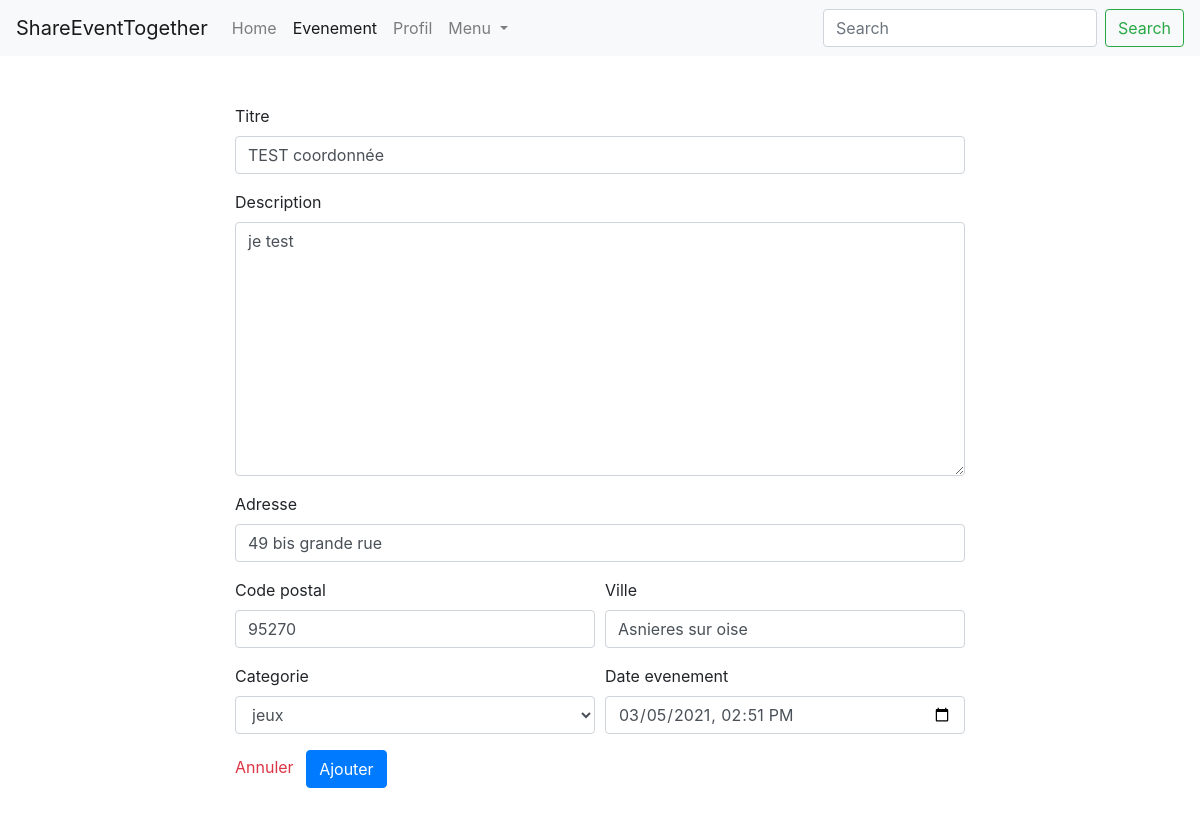
The app's page /profil/evenements/19/modifier (signed in) with its own data.
### events/models.py (models this page shows, shortened)
class Event(models.Model):
    PARTY_CATEGORY = 'soiree'
    GAME_CATEGORY = 'jeux'
    TOURISM_CATEGORY = 'tourisme'
    AREA_CATEGORY = 'plein air'
    CATEGORY_CHOICES = (
        (PARTY_CATEGORY, 'soiree'),
        (GAME_CATEGORY, 'jeux'),
        (TOURISM_CATEGORY, 'tourisme'),
        (AREA_CATEGORY, 'plein air')
    )
    person = models.ForeignKey('persons.Person', on_delete=models.CASCADE)
    title = models.CharField('titre', max_length=150)
    description = models.TextField('description')
    address = models.CharField('adresse', max_length=100)
    zip_code = models.IntegerField('code postal')
    city = models.CharField('ville', max_length=50)
    category = models.CharField('categorie', choices=CATEGORY_CHOICES, max_length=20)
    created_at = models.DateTimeField('crée à', auto_now=True)
    event_date = models.DateTimeField('date evenement', auto_now=False)
    coordonate_x = models.CharField('coordonnée X',max_length=10 ,null=True, blank=True)
    coordonate_y = models.CharField('coordonnée Y',max_length=10 , null=True, blank=True)

### events/views/events.py (the view, shortened to what this page needs)
# urls.py: path('profil/evenements/<int:event_id>/modifier', EditEventView.as_view(), name='edit-event'),
class EditEventView(PersonView):
    def get(self, request, event_id):
        user = request.user
        person = get_person_by_user(user)
        event = get_event_by_id(event_id)
        print(event.event_date)
        form = EventForm(instance=event)
        context = {
            'person': person,
            'form': form,
            'navigation_items': navigation.navigation_items(navigation.NAV_EVENEMENT),
        }
        return render(request, 'persons/events/my_events_form.html', context)

### events/forms.py
class EventForm(forms.ModelForm):
    class Meta:
        model = Event
        exclude = ['person', 'created_at']
        widgets = {
            'event_date': forms.DateTimeInput(attrs={'type': 'datetime-local'})
        }

### events/models_helpers.py (called while the page is built)
def get_person_by_user(user):
    return Person.objects.get(user=user)

def get_event_by_id(event_id):
    return Event.objects.get(pk=event_id)

### events/navigation.py (called while the page is built)
def navigation_items(selected_item=None):
    items = []
    for name, shortcut in NAV_ITEMS:
        items.append({
            'name': name,
            'url': reverse(shortcut),
            'active': True if selected_item == name else False,
        })
    return items

### events/templates/persons/events/my_events_form.html (shortened to what this page needs)
{% extends 'persons/base_navbar.html' %}
{% load bootstrap4 %}
{% block content %}
    <div class="row my-5">
        <div class="col-8 m-auto">
            <form id="picker" method="post" >
                {% bootstrap_field form.title required_css_class='required' %}
                {% bootstrap_field form.description required_css_class='required' %}
                {% bootstrap_field form.address required_css_class='required' %}
                <div class="form-row">
                    <div class="col-md-6">
                        {% bootstrap_field form.zip_code required_css_class='required' %}
                    </div>
                    <div class="col-md-6">
                        {% bootstrap_field form.city required_css_class='required' %}
                    </div>
                </div>
                <div class="form-row">
                    <div class="col-md-6">
                        {% bootstrap_field form.category required_css_class='required' %}
                    </div>
                    <div class="col-md-6">
                        {% bootstrap_field form.event_date required_css_class='required' %}
                    </div>
                </div>
                <a class="text-danger mr-2" href="{% url 'profil-events' %}">Annuler</a>
                <button class="btn btn-primary text-right" type="submit">Ajouter</button>
            </form>
        </div>
    </div>
{% endblock %}

### records on screen
Event: title "TEST coordonnée", description "je test", address "49 bis grande rue", zip_code "95270", city "Asnieres sur oise", category "jeux", event_date "03/05/2021 14:51"

### other values on screen
{{ item.name }} "Home" "Evenement" "Profil"
